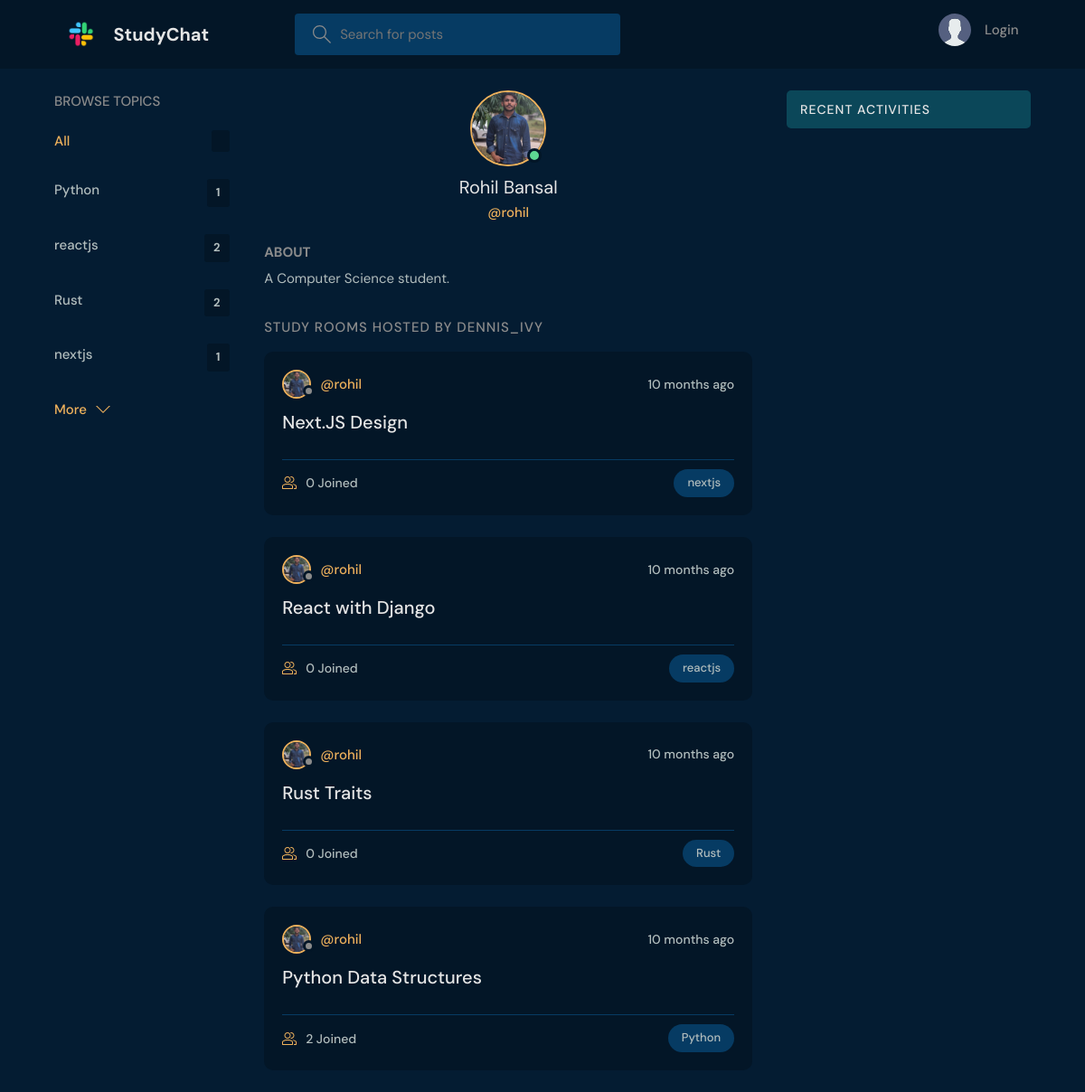
Before: /profile/6/ with the older database file.
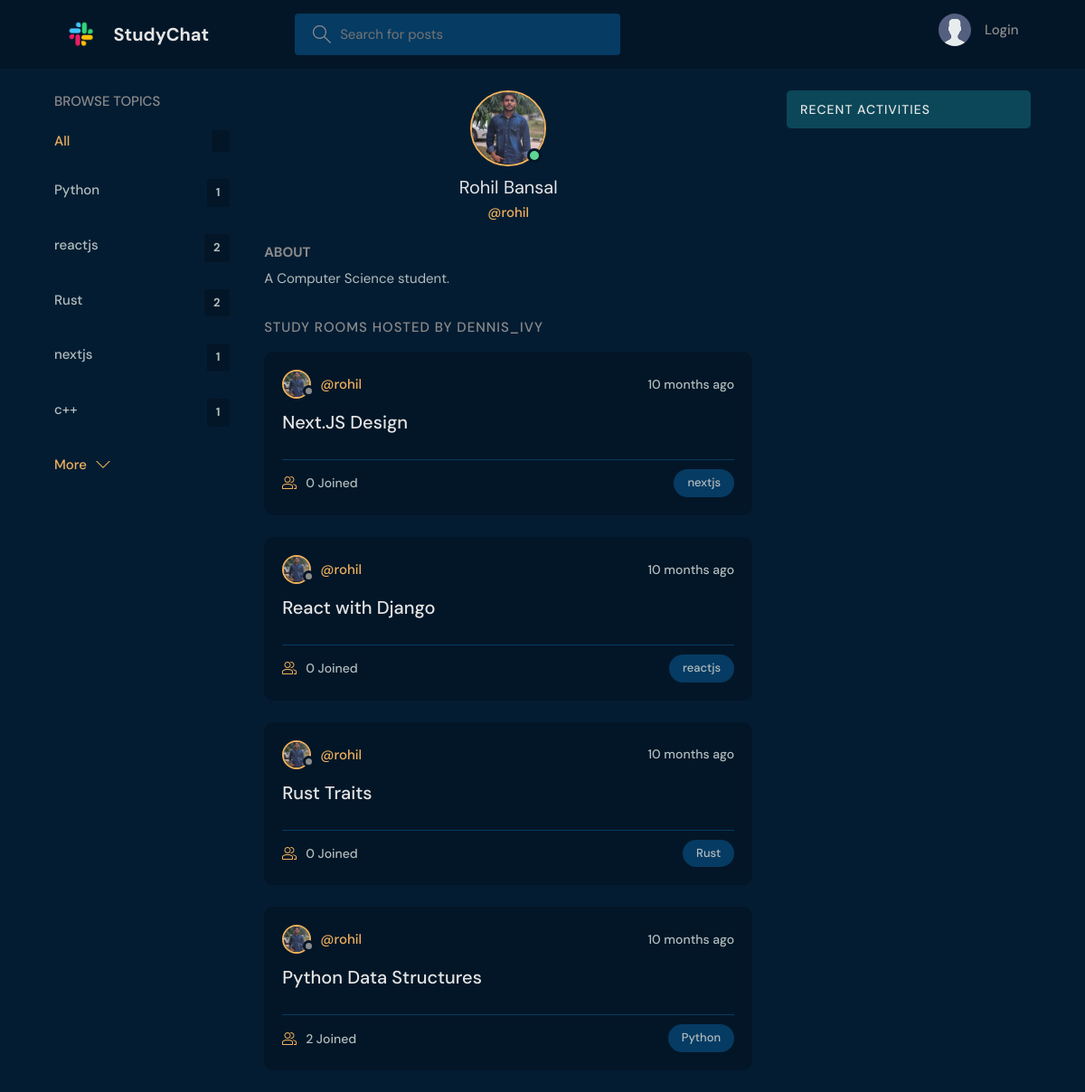
After: the same page with the newer database file.
### base/models.py (models this page shows, shortened)
class Topic(models.Model):
    name = models.CharField(max_length=200)

class User(AbstractUser):
    name = models.CharField(max_length=200, null=True)
    email = models.EmailField(unique=True, null=True)
    bio = models.TextField(null=True)
    username = models.CharField(max_length=24, unique=True)
    avatar = models.ImageField(null=True, default="avatar.svg")
    USERNAME_FIELD = 'email'
    REQUIRED_FIELDS = ['username']

class Room(models.Model):
    host = models.ForeignKey(User, on_delete=models.SET_NULL, null=True)
    topic = models.ForeignKey(Topic, on_delete=models.SET_NULL, null=True)
    name = models.CharField(max_length=200)
    description = models.TextField(null=True, blank=True)
    participants = models.ManyToManyField(
        User, related_name='participants', blank=True)
    updated = models.DateTimeField(auto_now=True)
    created = models.DateTimeField(auto_now_add=True)
    class Meta:
        ordering = ['-updated', '-created']

### base/views.py (the view)
# urls.py: path('profile/<str:pk>/', views.userProfile, name="user-profile"),
def userProfile(request, pk):
    user = User.objects.get(id=pk)
    rooms = user.room_set.all()
    room_messages = user.message_set.all()
    topics = Topic.objects.all()
    context = {'user': user, 'rooms': rooms,
               'room_messages': room_messages, 'topics': topics}
    return render(request, 'base/profile.html', context)

### base/templates/base/profile.html (shortened to what this page needs)
{% extends 'main.html' %}
{% block content %}
<main class="profile-page layout layout--3">
  <div class="container">
    {% include 'base/topics_component.html' %}
    <div class="roomList">
      <div class="profile">
        <div class="profile__avatar">
          <div class="avatar avatar--large active">
            <img src="{{user.avatar.url}}" />
          </div>
        </div>
        <div class="profile__info">
          <h3>{{user.name}}</h3>
          <p>@{{user.username}}</p>
        </div>
        <div class="profile__about">
          <h3>About</h3>
          <p>
            {{user.bio}}
          </p>
        </div>
      </div>
      <div class="roomList__header">
        <div>
          <h2>Study Rooms Hosted by dennis_ivy</a>
          </h2>
        </div>
      </div>
      {% include 'base/feed_component.html' %}
    </div>
    {% include 'base/activity_component.html' %}
  </div>
</main>
{% endblock content %}

### templates/main.html (shortened to what this page needs)
<!DOCTYPE html>
{% load static %}
<html lang="en">
<head>
    <link rel="stylesheet" href="{% static 'styles/style.css' %}" />
</head>
<body>
    {% include 'navbar.html' %}
    {% block content %}
    {% endblock %}
</body>
</html>

### templates/navbar.html (shortened to what this page needs)
{% load static %}
<header class="header header--loggedIn">
    <div class="container">
        <a href="{% url 'home' %}" class="header__logo">
            <img src="{% static 'images/logo.png' %}" />
            <h1>StudyChat</h1>
        </a>
        <form class="header__search" method="GET" action="{% url 'home' %}">
            <label>
                <input name="searchq" placeholder="Search for posts" />
            </label>
        </form>
        <nav class="header__menu">
            {% if request.user.is_authenticated %}
            <div class="header__user">
                <a href="{% url 'user-profile' request.user.id %}">
                    <div class="avatar avatar--medium active">
                        <img src="{{request.user.avatar.url}}" />
                    </div>
                    <p>{{request.user.username}} <span>@{{request.user.username}}</span></p>
                </a>
                <button class="dropdown-button">
                    <svg version="1.1" xmlns="http://www.w3.org/2000/svg" width="32" height="32" viewBox="0 0 32 32">
                        <title>chevron-down</title>
                        <path d="M16 21l-13-13h-3l16 16 16-16h-3l-13 13z"></path>
                    </svg>
                </button>
            </div>
            {% else %}
            <a href="{% url 'login' %}">
                <img src="{% static 'images/avatar.svg' %}" />
                <p>Login</p>
            </a>
            {% endif %}
        </nav>
    </div>
</header>

### base/templates/base/topics_component.html
<div class="topics">
    <div class="topics__header">
        <h2>Browse Topics</h2>
    </div>
    <ul class="topics__list">
        <li>
            <a href="{% url 'home' %}" class="active">All <span>{{room_count}}</span></a>
        </li>
        {% for topic in topics %}
        <li>
            <a href="{% url 'home' %}?topicq={{topic.name}}">{{topic.name}}<span>{{topic.room_set.all.count}}</span></a>
        </li>
        {% endfor %}
    </ul>
    <a class="btn btn--link" href="{% url 'topics' %}">
        More
        <svg version="1.1" xmlns="http://www.w3.org/2000/svg" width="32" height="32" viewBox="0 0 32 32">
            <title>chevron-down</title>
            <path d="M16 21l-13-13h-3l16 16 16-16h-3l-13 13z"></path>
        </svg>
    </a>
</div>

### base/templates/base/feed_component.html (shortened to what this page needs)
{% for room in rooms %}
<div class="roomListRoom">
    <div class="roomListRoom__header">
        <a href="{% url 'user-profile' room.host.id %}" class="roomListRoom__author">
            <div class="avatar avatar--small">
                <img src="{{room.host.avatar.url}}" />
            </div>
            <span>@{{room.host.username}}</span>
        </a>
        <div class="roomListRoom__actions">
            <span>{{room.created|timesince}} ago</span>
        </div>
    </div>
    <div class="roomListRoom__content">
        <a href="{% url 'room' room.id %}">{{room.name}}</a>
    </div>
    <div class="roomListRoom__meta">
        <a href="{% url 'room' room.id %}" class="roomListRoom__joined">
            {{room.participants.all.count}} Joined
        </a>
        <p class="roomListRoom__topic">{{room.topic.name}}</p>
    </div>
</div>
{% endfor %}

### base/templates/base/activity_component.html (shortened to what this page needs)
<div class="activities">
    <div class="activities__header">
        <h2>Recent Activities</h2>
    </div>
</div>

Changed rows visible on the page:
added Topic: name "c++", room_set.all.count "1"
